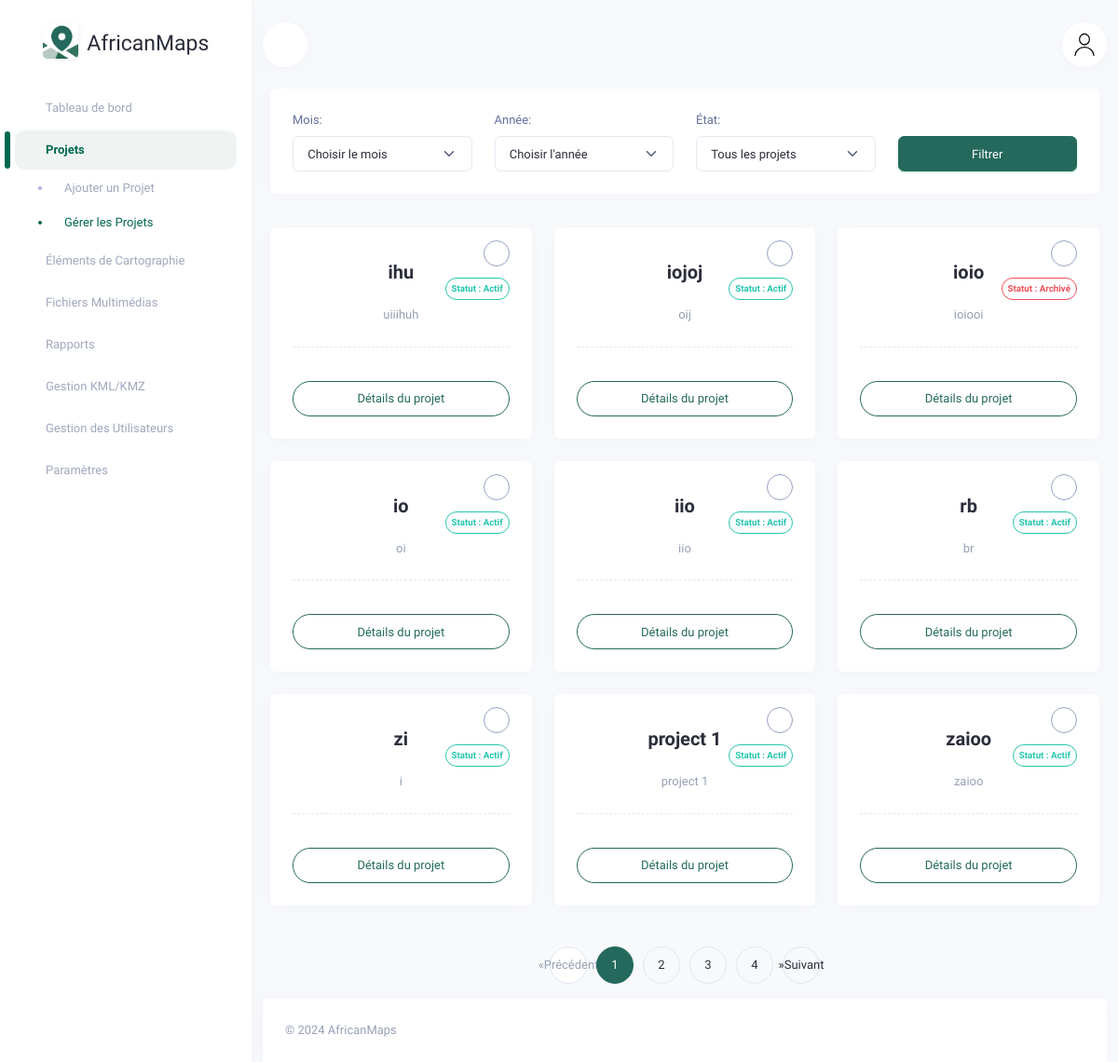
Page /locations/ on the committed database.
### dashboard_app/models.py (models this page shows, shortened)
class Location(models.Model):
    geojson = models.TextField()
    description = models.TextField()
    name = models.CharField(max_length=100)
    created_at = models.DateTimeField(auto_now_add=True)
    archived = models.BooleanField(default=False)

### dashboard_app/views.py (the view)
# urls.py: path('locations/', views.locations_list, name='locations-list'),
def locations_list(request):
    month = request.GET.get('month')
    year = request.GET.get('year')
    archived = request.GET.get('archived')
    locations = Location.objects.all().order_by('-created_at')
    if month and not year:
        current_year = datetime.now().year
        locations = locations.filter(created_at__year=current_year, created_at__month=month)
    elif year:
        locations = locations.filter(created_at__year=year)
        if month:
            locations = locations.filter(created_at__month=month)
    if archived == 'archived':
        locations = locations.filter(archived=True)
    elif archived == 'non_archived':
        locations = locations.filter(archived=False)
    paginator = Paginator(locations, 9)
    page_number = request.GET.get('page')
    page_obj = paginator.get_page(page_number)
    months = [{'name': datetime(2000, i, 1).strftime('%B'), 'value': i} for i in range(1, 13)]
    years = range(2020, datetime.now().year + 1)
    context = {
        'locations': page_obj,
        'page_obj': page_obj,
        'months': months,
        'years': years,
    }
    return render(request, 'dashboard_app/web/locations_list.html', context)

### dashboard_app/context_processors.py (called while the page is built)
def user_context(request):
    user = request.user
    return {
        'username': user.username if user.is_authenticated else 'Invité',
        'role': 'Administrateur' if user.is_staff else 'Utilisateur',
    }

### dashboard_app/templates/dashboard_app/web/locations_list.html (shortened to what this page needs)
{% extends 'dashboard_app/web/base.html' %}
{% load static %}
{% block content %}
<div class="card mb-4">
    <div class="card-body">
        <form method="get" action="">
            <div class="row g-3">
                <div class="col-12 col-md-3">
                    <label for="month" class="form-label">Mois:</label>
                    <select id="month" name="month" class="form-select">
                        <option value="">Choisir le mois</option>
                    </select>
                </div>
                <div class="col-12 col-md-3">
                    <label for="year" class="form-label">Année:</label>
                    <select id="year" name="year" class="form-select">
                        <option value="">Choisir l'année</option>
                    </select>
                </div>
                <div class="col-12 col-md-3">
                    <label for="archived" class="form-label">État:</label>
                    <select id="archived" name="archived" class="form-select">
                        <option value="">Tous les projets</option>
                    </select>
                </div>
                <div class="col-12 col-md-3 align-self-end">
                    <button type="submit" class="btn btn-primary w-100">Filtrer</button>
                </div>
            </div>
        </form>
    </div>
</div>
<div class="row">
    {% for location in page_obj %}
    <div class="col-md-6 col-lg-4">
        <div class="card position-relative">
            <div class="card-body">
                <div class="position-absolute top-0 end-0 mt-3 me-3 text-end">
                    <div class="dropdown mb-2" style="margin-top:-10px;">
                        <button class="btn btn-outline-secondary rounded-circle p-0" type="button" id="archiveDropdown{{ location.id }}" data-bs-toggle="dropdown" aria-expanded="false" style="width: 28px; height: 28px;">
                        </button>
                    </div>
                    {% if location.archived %}
                        <span class="badge rounded-pill border border-danger text-danger p-1 mb-2 d-block">
                            Statut : Archivé
                        </span>
                    {% else %}
                        <span class="badge rounded-pill border border-success text-success p-1 mb-2 d-block">
                            Statut : Actif
                        </span>
                    {% endif %}
                </div>
                <div class="text-center border-dashed-bottom pb-3">
                    <h5 class="fw-bold my-2 fs-20">{{ location.name }}</h5>
                    <p class="text-muted mt-3 mb-0">{{ location.description|truncatechars:100 }}</p>
                </div>
                <div class="d-flex justify-content-center fw-semibold align-items-center mt-3">
                    <a href="{% url 'location-detail' location.id %}" class="btn rounded-pill btn-outline-primary w-100 mt-2">
                        Détails du projet
                    </a>
                </div>
            </div>
        </div>
    </div>
    {% endfor %}
</div>
<ul class="pagination justify-content-center">
    {% if page_obj.has_previous %}
        <li class="page-item">
            <a class="page-link" href="?page={{ page_obj.previous_page_number }}" aria-label="Précédent">
                <span aria-hidden="true">«</span>
                <span class="sr-only">Précédent</span>
            </a>
        </li>
    {% else %}
        <li class="page-item disabled">
            <a class="page-link" href="#" aria-label="Précédent">
                <span aria-hidden="true">«</span>
                <span class="sr-only">Précédent</span>
            </a>
        </li>
    {% endif %}
    {% for num in page_obj.paginator.page_range %}
        {% if page_obj.number == num %}
            <li class="page-item active">
                <a class="page-link" href="#">{{ num }}</a>
            </li>
        {% else %}
            <li class="page-item">
                <a class="page-link" href="?page={{ num }}">{{ num }}</a>
            </li>
        {% endif %}
    {% endfor %}
    {% if page_obj.has_next %}
        <li class="page-item">
            <a class="page-link" href="?page={{ page_obj.next_page_number }}" aria-label="Suivant">
                <span aria-hidden="true">»</span>
                <span class="sr-only">Suivant</span>
            </a>
        </li>
    {% endif %}
</ul>
 <footer class="footer text-center text-sm-start d-print-none">
    <div class="container-xxl">
        <div class="row">
            <div class="col-12">
                <div class="card mb-0 rounded-bottom-0">
                    <div class="card-body">
                        <p class="text-muted mb-0">
                            © <script> document.write(new Date().getFullYear()) </script> AfricanMaps
                        </p>
                    </div>
                </div>
            </div>
        </div>
    </div>
</footer>
{% endblock content %}

### rows in the picture
Location: archived "Statut : Actif", name "ihu", description "uiiihuh"
Location: archived "Statut : Actif", name "iojoj", description "oij"
Location: archived "Statut : Archivé", name "ioio", description "ioiooi"
Location: archived "Statut : Actif", name "io", description "oi"
Location: {{ location.id }} 28 (drawn), archived "Statut : Actif", name "iio", description "iio"
Location: archived "Statut : Actif", name "rb", description "br"
Location: archived "Statut : Actif", name "zi", description "i"
Location: archived "Statut : Actif", name "project 1", description "project 1"
Location: archived "Statut : Actif", name "zaioo", description "zaioo"

### other values in the picture
{{ num }} "1"
{{ num }} "2" "3" "4"
